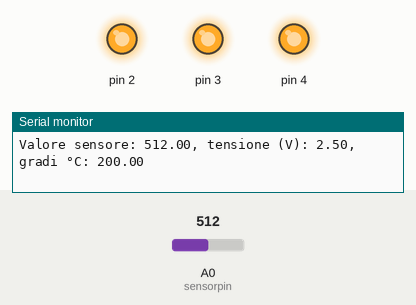
Recording of a sketch running on a simulated Arduino Uno, built with avr-gcc and run on an emulated ATmega328P. On the bench: output pins drawn as LEDs (lit = HIGH), the last lines printed to the serial monitor. The inputs (shaded band) are chosen by the test bench; at power-on: A0 (sensorpin) = 512.

Above: at 1.2 s.
1.3 s: A0 (sensorpin) set to 168
4.3 s: A0 (sensorpin) set to 155
At 5.1 s:
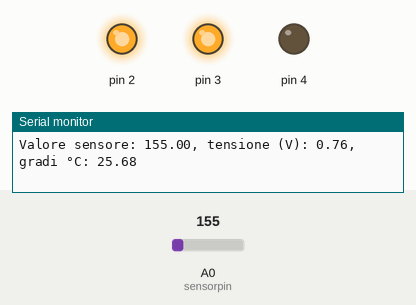
5.9 s: A0 (sensorpin) set to 122
At 6.7 s:
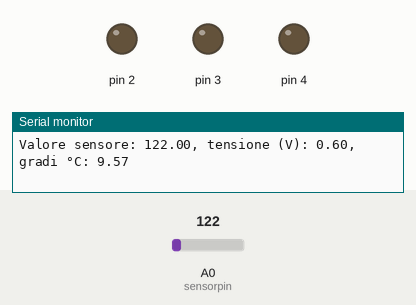
7.5 s: A0 (sensorpin) set to 306
At 8.7 s:
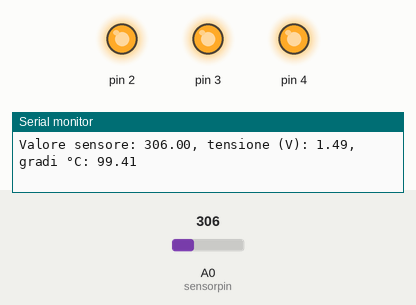
Timing chart, 0 to 10.1 s (numbered marks = the images above; inputs shaded):
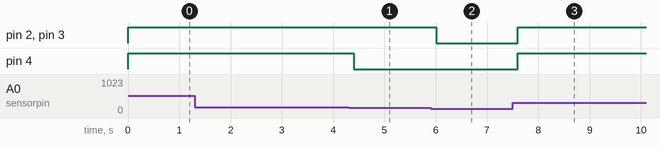

Measured:
- the behaviour switches between 156 and 155 on A0 (sensorpin) (found by bisection; images 0 and 1)
- after the input at 4.3 s, pin 4: HIGH → LOW after 0.10 s
- after the input at 5.9 s, pin 2, pin 3: HIGH → LOW after 0.11 s
- after the input at 7.5 s, pin 2–4: LOW → HIGH after 0.10 s

The sketch:

love_meter_tempC.ino
```cpp
const int sensorpin = A0;
const float baselinetemp = 20.0;

void setup() {
  Serial.begin(9600);
  for(int npin=2; npin<5; npin++) {
    pinMode(npin, OUTPUT);
    digitalWrite(npin, LOW);
  }
}

void loop() {
  float s_value = analogRead(sensorpin); //valore del sensore
  Serial.print("Valore sensore: ");
  Serial.print(s_value);

  float voltage = (s_value/1024)*5.0; //calcolo del voltaggio generato dal sensore
  Serial.print(", tensione (V): ");
  Serial.print(voltage); //voltaggio calcolato da "s_value"

  float tempc = (voltage-0.5)*100; //temperatura calcolata da "s_value"
  Serial.print(", gradi °C: ");
  Serial.println(tempc);

  if(tempc < baselinetemp+2) {
    digitalWrite(2, LOW);
    digitalWrite(3, LOW);
    digitalWrite(4, LOW);
  } else if(tempc >= baselinetemp+2 && tempc < baselinetemp+4) {
    digitalWrite(2, HIGH);
    digitalWrite(3, LOW);
    digitalWrite(4, LOW);
  } else if(tempc >= baselinetemp+4 && tempc < baselinetemp+6) {
    digitalWrite(2, HIGH);
    digitalWrite(3, HIGH);
    digitalWrite(4, LOW);
  } else if(tempc > baselinetemp+6) {
    digitalWrite(2, HIGH);
    digitalWrite(3, HIGH);
    digitalWrite(4, HIGH);
  }
  delay(5);
}
```
